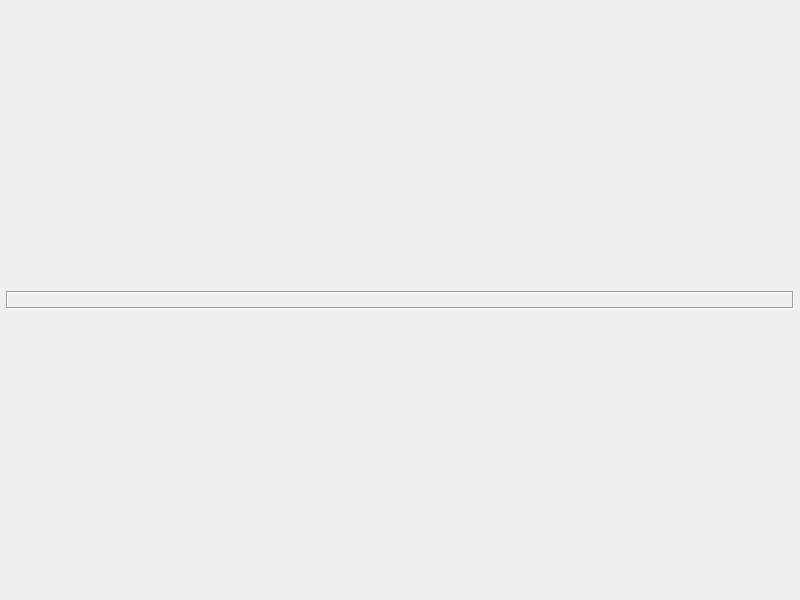
<?xml version="1.0" encoding="UTF-8"?>
<ui version="4.0">
 <class>frmVideoBox</class>
 <widget class="QWidget" name="frmVideoBox">
  <property name="geometry">
   <rect>
    <x>0</x>
    <y>0</y>
    <width>800</width>
    <height>600</height>
   </rect>
  </property>
  <property name="windowTitle">
   <string>Form</string>
  </property>
  <layout class="QVBoxLayout" name="verticalLayout">
   <property name="spacing">
    <number>6</number>
   </property>
   <property name="leftMargin">
    <number>6</number>
   </property>
   <property name="topMargin">
    <number>6</number>
   </property>
   <property name="rightMargin">
    <number>6</number>
   </property>
   <property name="bottomMargin">
    <number>6</number>
   </property>
   <item>
    <layout class="QGridLayout" name="gridLayout"/>
   </item>
   <item>
    <widget class="QLabel" name="label">
     <property name="sizePolicy">
      <sizepolicy hsizetype="Preferred" vsizetype="Fixed">
       <horstretch>0</horstretch>
       <verstretch>0</verstretch>
      </sizepolicy>
     </property>
     <property name="frameShape">
      <enum>QFrame::Box</enum>
     </property>
     <property name="frameShadow">
      <enum>QFrame::Sunken</enum>
     </property>
     <property name="text">
      <string/>
     </property>
    </widget>
   </item>
  </layout>
 </widget>
 <resources/>
 <connections/>
</ui>
